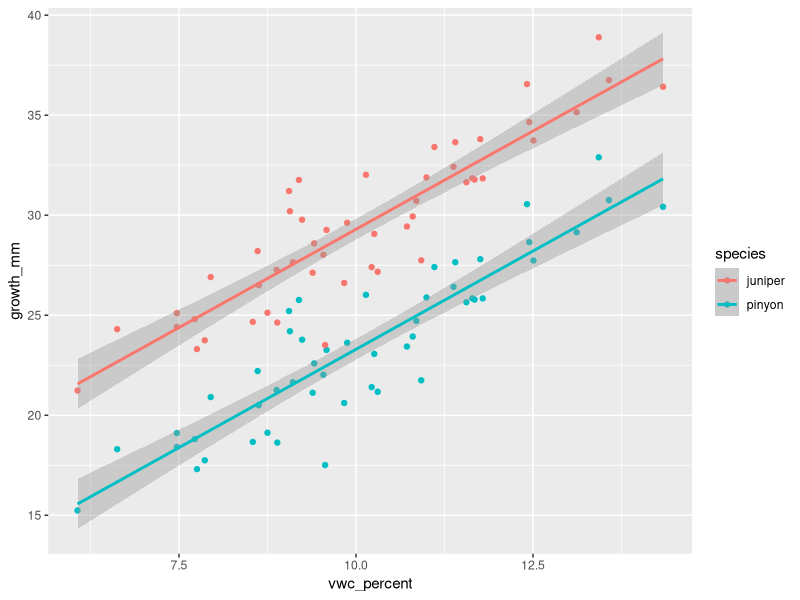

The R script that drew this image:

library(tidyverse)

set.seed(123)

n <- 50
beta0_1 <- 3
beta1 <- 2
beta0_2 <- 9

x <- rnorm(n, mean = 10, sd = 2)

y1_labels <- rep('pinyon', n)
y2_labels <- rep('juniper', n)

# Response with normal errors
epsilon <- rnorm(n, mean = 0, sd = 2)  

y1 <- beta0_1 + beta1 * x + epsilon
y2 <- beta0_2 + beta1 * x + epsilon

sim_data <- data.frame(
  vwc_percent = c(x, x),
  growth_mm = c(y1, y2),
  species = c(y1_labels, y2_labels)
)

ggplot(sim_data, aes(vwc_percent, growth_mm, color = species)) +
  geom_point() + 
  geom_smooth(method = 'lm')

ancova_species <- lm(growth_mm ~ vwc_percent + species, data = sim_data)
summary(ancova_species)

ancova_slope <- lm(growth_mm ~ vwc_percent * species, data = sim_data)
summary(ancova_slope)

anova(ancova_species, ancova_slope)

write.csv(sim_data, 'pinyon_juniper_growth.csv', row.names = FALSE)
#Researchers monitored yearly diameter growth (mm) for 50 pinyon and 50 juniper across 
#different soil moistures (measured as volumetric water content, %). 
#How does tree growth (y) in response to soil moisture (x) compare between pinyon and juniper trees?